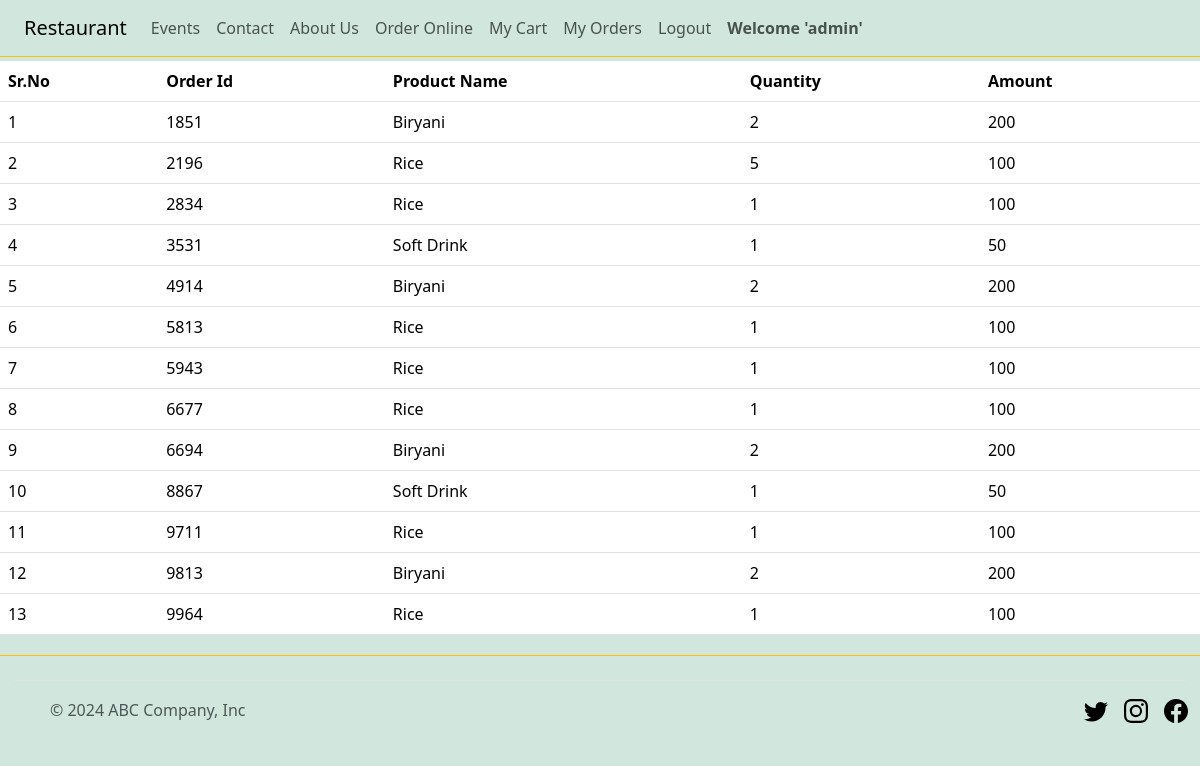
/showorders/ (signed in), run on the app's committed database.
### restaurant_app/models.py (models this page shows)
class Order(models.Model):
    order_id =  models.IntegerField(primary_key=True)
    user_id  = models.ForeignKey(User, on_delete=models.CASCADE,null=True,blank=True)
    product_id = models.ForeignKey(Product,on_delete=models.CASCADE)
    qty = models.PositiveIntegerField(default=0)

class Product(models.Model):
    cat =(("Veg","Veg"),("Nonveg","Nonveg"),("Beverages","Beverages"))
    userid = models.ForeignKey(User, on_delete=models.CASCADE,null=True,blank=True)
    product_id= models.IntegerField(primary_key=True)
    product_name = models.CharField(max_length=50)
    category = models.CharField (max_length=50,choices=cat,default="")
    decs = models.TextField(max_length=255)
    price = models.IntegerField()
    image = models.ImageField(upload_to="product_img")
    objects = models.Manager()
    prod = CustomManager()

### restaurant_app/views.py (the view)
# urls.py: path('showorders/',views.showorders,name="showorders"),
def showorders(request):
    if request.user.is_authenticated:
        user = request.user
        allorders = Order.objects.filter(user_id=user)
        totalprice = 0
        for x in allorders:
            totalprice = totalprice + x.product_id.price * x.qty
            length = len(allorders)
        context = {
            "username" : user,
            "allorders" : allorders,
            'totalprice' : totalprice,
            'length' : length,
        }
        return render(request, "showorders.html", context)

### templates/showorders.html
{% extends 'base.html' %}
{% block content %}
<div class="container-fluid">
    <div class="row">
        <table class="table table-border">
            <tr>
                <th>Sr.No</th>
                <th>Order Id</th>
                <th>Product Name</th>
                <th>Quantity</th>
                <th>Amount</th>
            </tr>
            {% for x in allorders %}
            <tr>
                <td>{{forloop.counter}}</td>
                <td>{{x.order_id}}</td>
                <td>{{x.product_id.product_name}}</td>
                <td>{{x.qty}}</td>
                <td>{{x.product_id.price}}</td>
            </tr>
            {% endfor %}
        </table>
    </div>
</div>
{% endblock %}

### templates/base.html (shortened to what this page needs)
{% load static %}
<!DOCTYPE html>
<html lang="en">
<head>
    <link href="https://cdn.jsdelivr.net/npm/bootstrap@5.3.2/dist/css/bootstrap.min.css" rel="stylesheet">
</head>
<body class="bg-success-subtle">
    <div class="container-fluid  border-bottom border-warning mb-1">
    <header>
        <nav class="navbar navbar-expand-lg bg-body-tertiary bg-success-subtle">
            <div class="container-fluid">
              <a class="navbar-brand" href="{% url 'index' %}">Restaurant</a>
              <div class="collapse navbar-collapse" id="navbarNavAltMarkup">
                <div class="navbar-nav">
                  <ul class="navbar-nav">
                    <li class="nav-item">
                      <a class="nav-link" href="{% url 'event_list' %}">Events</a>
                    </li>
                    <li class="nav-item">
                      <a class="nav-link" href="{% url 'contact' %}">Contact</a>
                    </li>
                    <li class="nav-item">
                      <a class="nav-link" href="{% url 'about' %}">About Us</a>
                    </li>
                    {% if user.is_authenticated %}
                    <li class="nav-item">
                      <a class="nav-link" href="{% url 'order' %}">Order Online</a>
                    </li>
                    {% endif %}
                  </ul>
                  {% if user.is_authenticated %}
                  <ul class="navbar-nav">
                  <li class="nav-item">
                    <a class="nav-link" href="{% url 'cart' %}">My Cart</a>
                </li>
                    <li class="nav-item">
                      <a class="nav-link" href="{% url 'showorders' %}">My Orders</a>
                    </li>
                      <li class="nav-item">
                        <a class="nav-link" href="{% url "signout" %}">Logout</a>
                      </li>
                      {% endif %}
                      <ul class="navbar-nav">
                  {% if user.is_authenticated %}
                   <li class="nav-item"> <a class="nav-link" href="#"><strong>Welcome '{{user.username}}'</strong></a></li>
                    {% else %}
                    <li class="nav-item"><a class="nav-link" href="#"><strong>Welcome Guest!!</strong></a></li>
                    {% endif %}
                      </ul>
                </div>
              </div>
            </div>
          </nav>
    </header>
    </div>
    <main>
        {% block content %}{% endblock %}
    </main>
    <div class="container-fluid border-top border-warning mt-1">
        <footer class="d-flex flex-wrap justify-content-between align-items-center py-3 my-4 border-top">
          <div class="col-md-4 d-flex align-items-center">
            <a href="/" class="mb-3 me-2 mb-md-0 text-muted text-decoration-none lh-1">
              <svg class="bi" width="30" height="24"><use xlink:href="#bootstrap"/></svg>
            </a>
            <span class="mb-3 mb-md-0 text-muted">&copy; 2024 ABC Company, Inc</span>
          </div>
          <ul class="nav col-md-4 justify-content-end list-unstyled d-flex">
            <li class="ms-3"><a class="text-muted" href="#"><svg class="bi" width="24" height="24"><use xlink:href="#twitter"/></svg></a></li>
            <li class="ms-3"><a class="text-muted" href="#"><svg class="bi" width="24" height="24"><use xlink:href="#instagram"/></svg></a></li>
            <li class="ms-3"><a class="text-muted" href="#"><svg class="bi" width="24" height="24"><use xlink:href="#facebook"/></svg></a></li>
          </ul>
        </footer>
      </div>
</body>
</html>

### data on the page
Order: order_id "1851", product_id.product_name "Biryani", qty "2", product_id.price "200"
Order: order_id "2196", product_id.product_name "Rice", qty "5", product_id.price "100"
Order: order_id "2834", product_id.product_name "Rice", qty "1", product_id.price "100"
Order: order_id "3531", product_id.product_name "Soft Drink", qty "1", product_id.price "50"
Order: order_id "4914", product_id.product_name "Biryani", qty "2", product_id.price "200"
Order: order_id "5813", product_id.product_name "Rice", qty "1", product_id.price "100"
Order: order_id "5943", product_id.product_name "Rice", qty "1", product_id.price "100"
Order: order_id "6677", product_id.product_name "Rice", qty "1", product_id.price "100"
Order: order_id "6694", product_id.product_name "Biryani", qty "2", product_id.price "200"
Order: order_id "8867", product_id.product_name "Soft Drink", qty "1", product_id.price "50"
Order: order_id "9711", product_id.product_name "Rice", qty "1", product_id.price "100"
Order: order_id "9813", product_id.product_name "Biryani", qty "2", product_id.price "200"
Order: order_id "9964", product_id.product_name "Rice", qty "1", product_id.price "100"

### other printed values
{{ user.username }} "admin"
